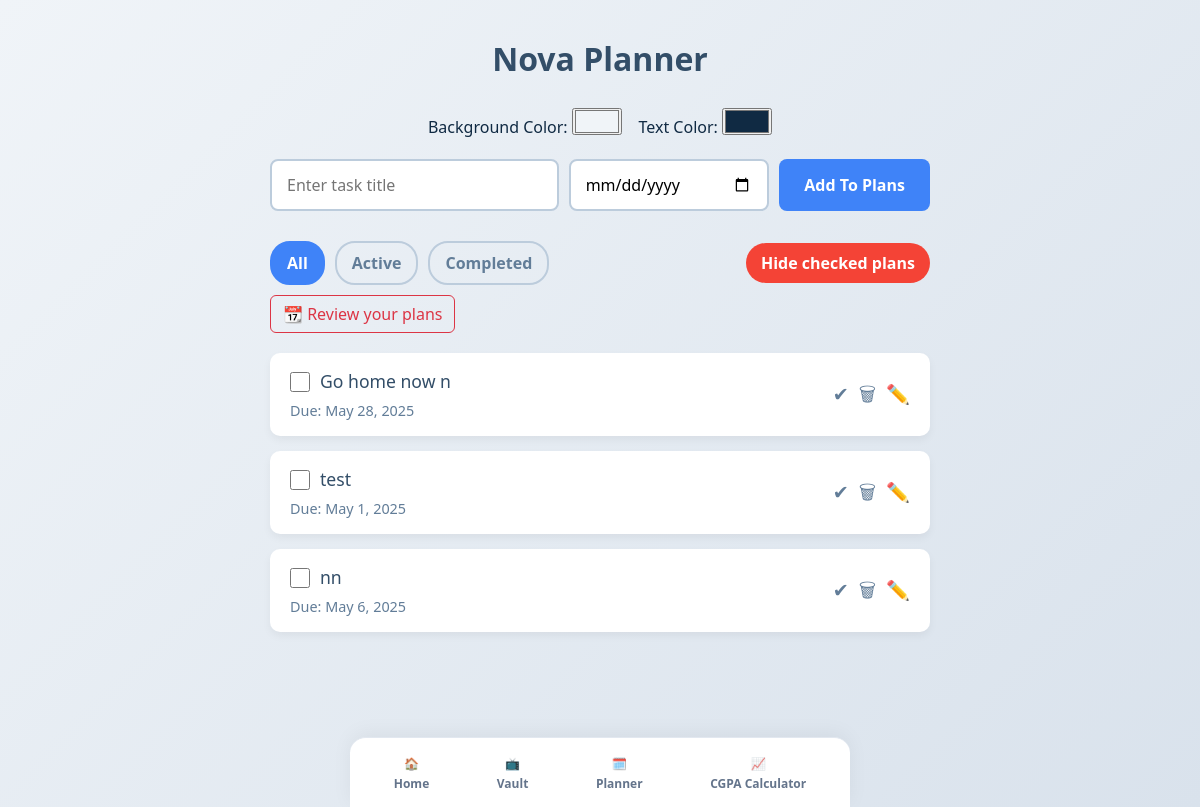
The app's page /planner/ (signed in), older data.
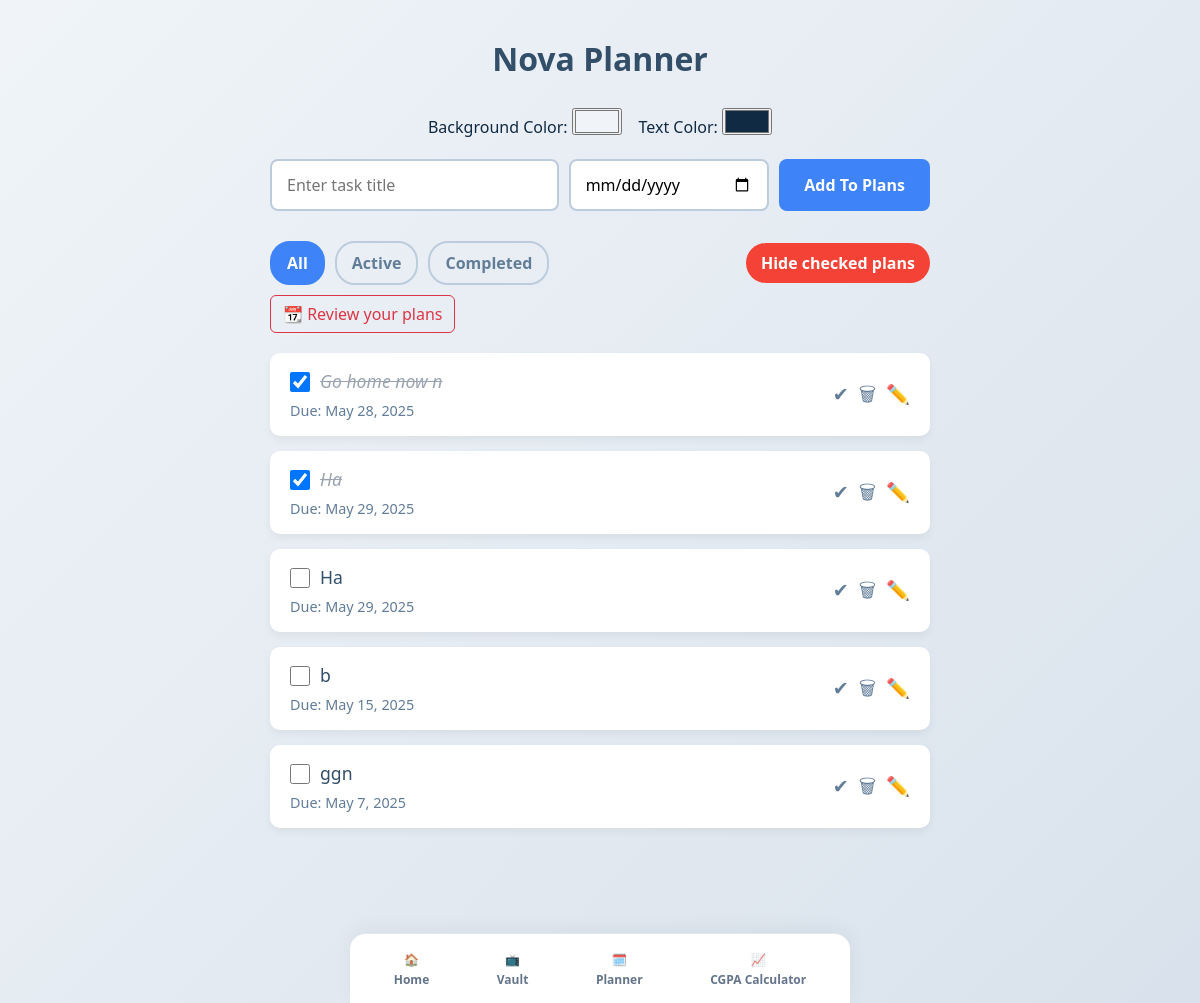
The same page, newer data.
### todo/models.py (models this page shows, shortened)
class Task(models.Model):
    user = models.ForeignKey(User, on_delete=models.CASCADE)
    title = models.CharField(max_length=255)
    description = models.TextField(blank=True)
    due_date = models.DateField()
    completed = models.BooleanField(default=False)
    created_at = models.DateTimeField(auto_now_add=True)

### todo/views.py (the view, shortened to what this page needs)
# urls.py: path('', views.task_list, name='task_list'),
@login_required
def task_list(request):
    tasks = Task.objects.filter(user=request.user)
    form = TaskForm()
    return render(request, 'todo/task_list.html', {'tasks': tasks, 'form': form})

### todo/forms.py
class TaskForm(forms.ModelForm):
    class Meta:
        model = Task
        fields = ['title', 'description', 'due_date', 'completed']
        widgets = {
            'title': forms.TextInput(attrs={
                'class': 'input-field',
                'placeholder': 'Enter task title',
            }),
            'description': forms.Textarea(attrs={
                'class': 'input-field',
                'placeholder': 'Describe your task (optional)',
                'rows': 3,
            }),
            'due_date': forms.DateInput(attrs={
                'class': 'input-field',
                'type': 'date',
            }),
            'completed': forms.CheckboxInput(attrs={
                'class': 'checkbox-field',
            }),
        }

### todo/templates/todo/task_list.html (shortened to what this page needs)
<!DOCTYPE html>
<html lang="en">
<head>
  <link href="https://cdn.jsdelivr.net/npm/bootstrap@5.3.6/dist/css/bootstrap.min.css" rel="stylesheet">
</head>
<body style="margin-bottom:10%;">
  {% include 'core/nav.html' %}
  <h2>Nova Planner</h2>
  <div class="color-selectors">
    <label>
      Background Color:
      <input type="color" id="bg-color-picker" value="#f0f4f8" />
    </label>
    <label>
      Text Color:
      <input type="color" id="text-color-picker" value="#102a43" />
    </label>
  </div>
  <form method="POST">
    {{ form.title }}
    <input type="date" name="due_date" required />
    <input type="submit" value="Add To Plans" />
  </form>
  <div class="controls">
    <div class="filters">
      <button data-filter="all" class="active">All</button>
      <button data-filter="active">Active</button>
      <button data-filter="completed">Completed</button>
    </div>
    <button class="clear-btn">Hide checked plans</button>
    <a class="btn btn-outline-danger" href="{% url 'custom_calendar_view' %}">📆 Review your plans</a>
  </div>
  <div id="tasks-container">
    {% for task in tasks %}
    <div class="task {% if task.due_date and task.due_date < today and not task.completed %}overdue{% endif %}"
         data-priority="{{ task.priority }}"
         data-completed="{{ task.completed|yesno:'true,false' }}"
         data-id="{{ task.id }}">
      <div class="left">
        <div class="task-header">
          <input type="checkbox" class="complete-checkbox" {% if task.completed %}checked{% endif %} />
          <span class="title {% if task.completed %}completed{% endif %}">{{ task.title }}</span>
          <span class="priority-tag priority-{{ task.priority }}">{{ task.priority|title }}</span>
        </div>
        {% if task.due_date %}
          <span class="due-date">Due: {{ task.due_date }}</span>
        {% endif %}
      </div>
      <div class="actions">
        <a href="{% url 'toggle_complete' task.id %}" title="Toggle Complete">✔</a>
        <a href="{% url 'delete_task' task.id %}" title="Delete Task">🗑</a>
        <a href="{% url 'edit_task' task.id %}">✏️</a>
      </div>
    </div>
    {% empty %}
      <p>No tasks yet.</p>
    {% endfor %}
  </div>
</body>
</html>

### core/templates/core/nav.html (shortened to what this page needs)
{% if user.is_authenticated %}
<nav class="bottom-nav">
    <a href="{% url 'home' %}" class="nav-link">
    <span class="emoji">🏠</span>
    <span>Home</span>
  </a>
  <a href="{% url 'vault' %}" class="nav-link">
    <span class="emoji">📺</span>
    <span>Vault</span>
  </a>
  <a href="{% url 'task_list' %}" class="nav-link">
    <span class="emoji">🗓️</span>
    <span>Planner</span>
  </a>
  <a href="https://9pn7jgz7-8000.uks1.devtunnels.ms/study_tracker/semester/1/" class="nav-link">
    <span class="emoji">📈</span>
    <span>CGPA Calculator</span>
  </a>
</nav>
{% endif %}

### todo/templates/todo/task_list.html (style rules this page uses)
* { box-sizing: border-box; }
body { font-family: 'Segoe UI', Tahoma, Geneva, Verdana, sans-serif; background: linear-gradient(135deg, #f0f4f8, #d9e2ec); margin: 0; padding: 40px 20px; max-width: 700px; margin-left: auto; margin-right: auto; color: #102a43; user-select: none; }
h2 { font-weight: 700; font-size: 2rem; margin-bottom: 30px; text-align: center; color: #334e68; }
.color-selectors { text-align: center; margin-bottom: 20px; }
form { display: flex; flex-wrap: wrap; gap: 10px; margin-bottom: 30px; }
form input[type="text"], form input[type="date"] { flex-grow: 1; padding: 12px 15px; font-size: 1rem; border-radius: 8px; border: 2px solid #bcccdc; transition: border-color 0.3s ease; }
form input[type="submit"] { background-color: #3f83f8; border: none; color: white; font-weight: 600; font-size: 1rem; padding: 12px 25px; border-radius: 8px; cursor: pointer; transition: background-color 0.3s ease; }
.controls { display: flex; justify-content: space-between; margin-bottom: 20px; align-items: center; flex-wrap: wrap; gap: 10px; }
.filters { display: flex; flex-wrap: wrap; gap: 10px; }
.filters button { background: transparent; border: 2px solid #bcccdc; padding: 8px 15px; font-weight: 600; color: #627d98; border-radius: 20px; cursor: pointer; transition: all 0.3s ease; }
.filters button.active, .filters button:hover { background-color: #3f83f8; color: white; border-color: #3f83f8; }
.clear-btn { background-color: #f44336; border: none; color: white; padding: 8px 15px; border-radius: 20px; cursor: pointer; font-weight: 600; transition: background-color 0.3s ease; }
.task { background: white; border-radius: 10px; padding: 15px 20px; margin-bottom: 15px; display: flex; align-items: center; justify-content: space-between; box-shadow: 0 4px 8px rgb(0 0 0 / 0.05); flex-wrap: wrap; }
.left { display: flex; flex-direction: column; flex-grow: 1; min-width: 0; }
.task-header { display: flex; align-items: center; gap: 10px; flex-wrap: wrap; }
.task input[type="checkbox"] { width: 20px; height: 20px; cursor: pointer; }
.title { font-size: 1.1rem; color: #334e68; word-break: break-word; flex-grow: 1; cursor: pointer; }
.title.completed { text-decoration: line-through; color: #9aa5b1; font-style: italic; }
.priority-tag { padding: 3px 10px; border-radius: 20px; font-size: 0.8rem; font-weight: 700; text-transform: uppercase; letter-spacing: 0.05em; user-select: none; }
.due-date { font-size: 0.9rem; color: #627d98; margin-top: 5px; }
.actions { display: flex; gap: 10px; margin-left: 10px; }
.actions a { font-size: 1.2rem; color: #627d98; text-decoration: none; transition: color 0.3s; }

### core/templates/core/nav.html (style rules this page uses)
.bottom-nav { position: fixed; bottom: 0; left: 0; right: 0; height: 70px; background: #ffffff; border-top: 1px solid #e2e8f0; display: flex; justify-content: space-around; align-items: center; z-index: 1000; box-shadow: 0 -4px 20px rgba(0, 0, 0, 0.05); padding: 0 10px; transition: all 0.3s ease-in-out; }
.nav-link { flex-grow: 1; text-align: center; color: #64748b; text-decoration: none; font-weight: 600; font-size: 0.85rem; display: flex; flex-direction: column; align-items: center; transition: all 0.3s ease-in-out; padding: 10px 5px; border-radius: 12px; }
.nav-link span { font-size: 0.7rem; margin-top: 2px; }
@media (min-width: 768px) { .bottom-nav { width: 500px; left: 50%; transform: translateX(-50%); border-radius: 16px 16px 0 0; } }
@media (min-width: 768px) { .nav-link { font-size: 0.9rem; } }
@media (min-width: 768px) { .nav-link span { font-size: 0.75rem; } }

Row changes from the older to the newer data that the page shows:
removed Task: title "test", due_date "May 1, 2025"
removed Task: title "nn", due_date "May 6, 2025"
changed Task "Go home now n": completed "☐" → "☑"
added Task: completed "☑", title "Ha", due_date "May 29, 2025"
added Task: title "Ha", due_date "May 29, 2025"
added Task: title "b", due_date "May 15, 2025"
added Task: title "ggn", due_date "May 7, 2025"
